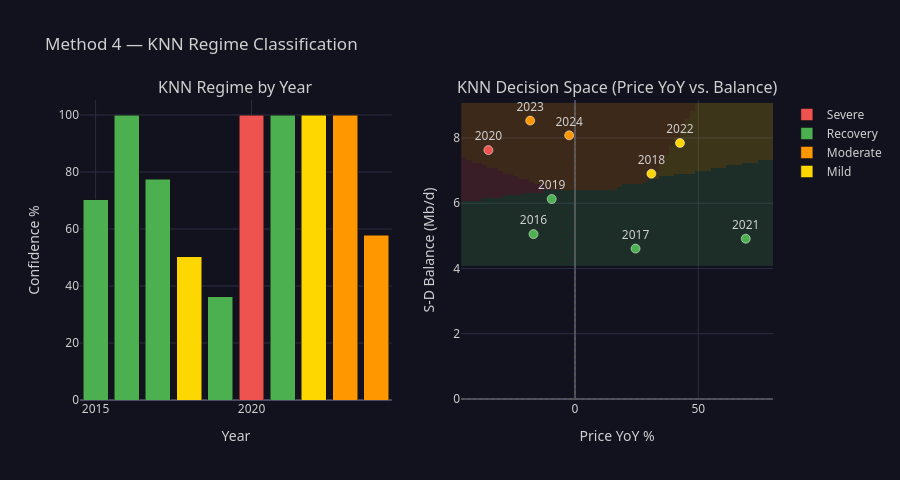

Notebook cell for this chart:
### Code cell
fig = make_subplots(rows=1, cols=2,
                    subplot_titles=('KNN Regime by Year', 'KNN Decision Space (Price YoY vs. Balance)'),
                    horizontal_spacing=0.1)

# ── Left: timeline coloured by regime ────────────────────────────────────────
for regime, grp in decomp.groupby('knn_label'):
    fig.add_trace(go.Bar(
        x=grp['year'], y=grp['knn_prob'] * 100,
        name=regime,
        marker_color=REGIME_COLORS.get(regime, '#aaa'),
        hovertemplate='%{x}: <b>' + regime + '</b><br>Confidence: %{y:.0f}%<extra></extra>',
    ), row=1, col=1)

# ── Right: 2D decision space ──────────────────────────────────────────────────
# Background mesh
px_range = np.linspace(decomp['price_yoy'].min()-10, decomp['price_yoy'].max()+10, 60)
pb_range = np.linspace(decomp['balance_mbd'].min()-0.5, decomp['balance_mbd'].max()+0.5, 60)
xx, yy = np.meshgrid(px_range, pb_range)
avg_p3 = decomp['price_vs_3yr'].mean()
mesh_X = np.c_[xx.ravel(), yy.ravel(), np.full(xx.size, avg_p3)]
mesh_Z = knn.predict(scaler.transform(mesh_X)).reshape(xx.shape)

fig.add_trace(go.Heatmap(
    x=px_range, y=pb_range, z=mesh_Z,
    colorscale=[[0,'rgba(255,215,0,0.18)'],[0.33,'rgba(255,152,0,0.18)'],
                [0.67,'rgba(239,83,80,0.18)'],[1,'rgba(76,175,80,0.18)']],
    showscale=False, hoverinfo='skip',
), row=1, col=2)

# Actual data points
for _, row in decomp.iterrows():
    if pd.isna(row['price_yoy']): continue
    fig.add_trace(go.Scatter(
        x=[row['price_yoy']], y=[row['balance_mbd']],
        mode='markers+text',
        text=[str(int(row['year']))],
        textposition='top center',
        marker=dict(color=REGIME_COLORS.get(row['knn_label'],'#aaa'), size=9,
                    line=dict(color='white', width=0.5)),
        showlegend=False,
        hovertemplate=f"<b>{int(row['year'])}</b> — {row['knn_label']}<br>Price YoY: %{{x:.1f}}%<br>Balance: %{{y:+.2f}} Mb/d<extra></extra>",
    ), row=1, col=2)

fig.add_hline(y=0, line=dict(color='#555', dash='dot'), row=1, col=2)
fig.add_vline(x=0, line=dict(color='#555', dash='dot'), row=1, col=2)

fig.update_layout(**DARK, height=480, barmode='stack',
                  title='Method 4 — KNN Regime Classification')
fig.update_xaxes(**AXIS)
fig.update_yaxes(**AXIS)
fig.update_xaxes(title_text='Year', row=1, col=1)
fig.update_yaxes(title_text='Confidence %', row=1, col=1)
fig.update_xaxes(title_text='Price YoY %', row=1, col=2)
fig.update_yaxes(title_text='S-D Balance (Mb/d)', row=1, col=2)
fig.show()

### Figure 1 — Plotly figure (JSON) as saved in the notebook; plotly's stock layout.template omitted (floating-point values rounded to 4 significant figures; data arrays with more than 128 entries replaced by an {"elided": "..."} marker saying what was removed)
{"data": [{"hovertemplate": "%{x}: <b>Mild</b><br>Confidence: %{y:.0f}%<extra></extra>", "marker": {"color": "#FFD700"}, "name": "Mild", "type": "bar", "x": [2018, 2022], "xaxis": "x", "y": [50.21, 100.0], "yaxis": "y"}, {"hovertemplate": "%{x}: <b>Moderate</b><br>Confidence: %{y:.0f}%<extra></extra>", "marker": {"color": "#FF9800"}, "name": "Moderate", "type": "bar", "x": [2023, 2024], "xaxis": "x", "y": [100.0, 57.89], "yaxis": "y"}, {"hovertemplate": "%{x}: <b>Recovery</b><br>Confidence: %{y:.0f}%<extra></extra>", "marker": {"color": "#4CAF50"}, "name": "Recovery", "type": "bar", "x": [2015, 2016, 2017, 2019, 2021], "xaxis": "x", "y": [70.31, 100.0, 77.54, 36.15, 100.0], "yaxis": "y"}, {"hovertemplate": "%{x}: <b>Severe</b><br>Confidence: %{y:.0f}%<extra></extra>", "marker": {"color": "#EF5350"}, "name": "Severe", "type": "bar", "x": [2020], "xaxis": "x", "y": [100.0], "yaxis": "y"}, {"colorscale": [[0, "rgba(255,215,0,0.18)"], [0.33, "rgba(255,152,0,0.18)"], [0.67, "rgba(239,83,80,0.18)"], [1, "rgba(76,175,80,0.18)"]], "hoverinfo": "skip", "showscale": false, "type": "heatmap", "x": [-45.11, -43.0, -40.89, -38.78, -36.68, -34.57, -32.46, -30.35, -28.25, -26.14, -24.03, -21.92, -19.81, -17.71, -15.6, -13.49, -11.38, -9.275, -7.168, -5.06, -2.952, -0.8443, 1.264, 3.371, 5.479, 7.587, 9.695, 11.8, 13.91, 16.02, 18.13, 20.23, 22.34, 24.45, 26.56, 28.66, 30.77, 32.88, 34.99, 37.1, 39.2, 41.31, 43.42, 45.53, 47.64, 49.74, 51.85, 53.96, 56.07, 58.17, 60.28, 62.39, 64.5, 66.61, 68.71, 70.82, 72.93, 75.04, 77.14, 79.25], "xaxis": "x2", "y": [4.109, 4.192, 4.275, 4.359, 4.442, 4.526, 4.609, 4.693, 4.776, 4.859, 4.943, 5.026, 5.11, 5.193, 5.277, 5.36, 5.443, 5.527, 5.61, 5.694, 5.777, 5.86, 5.944, 6.027, 6.111, 6.194, 6.278, 6.361, 6.444, 6.528, 6.611, 6.695, 6.778, 6.862, 6.945, 7.028, 7.112, 7.195, 7.279, 7.362, 7.446, 7.529, 7.612, 7.696, 7.779, 7.863, 7.946, 8.029, 8.113, 8.196, 8.28, 8.363, 8.447, 8.53, 8.613, 8.697, 8.78, 8.864, 8.947, 9.031], "yaxis": "y2", "z": {"elided": "60x60 int values"}}, {"hovertemplate": "<b>2016</b> — Recovery<br>Price YoY: %{x:.1f}%<br>Balance: %{y:+.2f} Mb/d<extra></extra>", "marker": {"color": "#4CAF50", "line": {"color": "white", "width": 0.5}, "size": 9}, "mode": "markers+text", "showlegend": false, "text": ["2016"], "textposition": "top center", "type": "scatter", "x": [-16.81], "xaxis": "x2", "y": [5.053], "yaxis": "y2"}, {"hovertemplate": "<b>2017</b> — Recovery<br>Price YoY: %{x:.1f}%<br>Balance: %{y:+.2f} Mb/d<extra></extra>", "marker": {"color": "#4CAF50", "line": {"color": "white", "width": 0.5}, "size": 9}, "mode": "markers+text", "showlegend": false, "text": ["2017"], "textposition": "top center", "type": "scatter", "x": [24.57], "xaxis": "x2", "y": [4.609], "yaxis": "y2"}, {"hovertemplate": "<b>2018</b> — Mild<br>Price YoY: %{x:.1f}%<br>Balance: %{y:+.2f} Mb/d<extra></extra>", "marker": {"color": "#FFD700", "line": {"color": "white", "width": 0.5}, "size": 9}, "mode": "markers+text", "showlegend": false, "text": ["2018"], "textposition": "top center", "type": "scatter", "x": [30.99], "xaxis": "x2", "y": [6.903], "yaxis": "y2"}, {"hovertemplate": "<b>2019</b> — Recovery<br>Price YoY: %{x:.1f}%<br>Balance: %{y:+.2f} Mb/d<extra></extra>", "marker": {"color": "#4CAF50", "line": {"color": "white", "width": 0.5}, "size": 9}, "mode": "markers+text", "showlegend": false, "text": ["2019"], "textposition": "top center", "type": "scatter", "x": [-9.441], "xaxis": "x2", "y": [6.128], "yaxis": "y2"}, {"hovertemplate": "<b>2020</b> — Severe<br>Price YoY: %{x:.1f}%<br>Balance: %{y:+.2f} Mb/d<extra></extra>", "marker": {"color": "#EF5350", "line": {"color": "white", "width": 0.5}, "size": 9}, "mode": "markers+text", "showlegend": false, "text": ["2020"], "textposition": "top center", "type": "scatter", "x": [-35.11], "xaxis": "x2", "y": [7.627], "yaxis": "y2"}, {"hovertemplate": "<b>2021</b> — Recovery<br>Price YoY: %{x:.1f}%<br>Balance: %{y:+.2f} Mb/d<extra></extra>", "marker": {"color": "#4CAF50", "line": {"color": "white", "width": 0.5}, "size": 9}, "mode": "markers+text", "showlegend": false, "text": ["2021"], "textposition": "top center", "type": "scatter", "x": [69.25], "xaxis": "x2", "y": [4.912], "yaxis": "y2"}, {"hovertemplate": "<b>2022</b> — Mild<br>Price YoY: %{x:.1f}%<br>Balance: %{y:+.2f} Mb/d<extra></extra>", "marker": {"color": "#FFD700", "line": {"color": "white", "width": 0.5}, "size": 9}, "mode": "markers+text", "showlegend": false, "text": ["2022"], "textposition": "top center", "type": "scatter", "x": [42.59], "xaxis": "x2", "y": [7.845], "yaxis": "y2"}, {"hovertemplate": "<b>2023</b> — Moderate<br>Price YoY: %{x:.1f}%<br>Balance: %{y:+.2f} Mb/d<extra></extra>", "marker": {"color": "#FF9800", "line": {"color": "white", "width": 0.5}, "size": 9}, "mode": "markers+text", "showlegend": false, "text": ["2023"], "textposition": "top center", "type": "scatter", "x": [-18.17], "xaxis": "x2", "y": [8.531], "yaxis": "y2"}, {"hovertemplate": "<b>2024</b> — Moderate<br>Price YoY: %{x:.1f}%<br>Balance: %{y:+.2f} Mb/d<extra></extra>", "marker": {"color": "#FF9800", "line": {"color": "white", "width": 0.5}, "size": 9}, "mode": "markers+text", "showlegend": false, "text": ["2024"], "textposition": "top center", "type": "scatter", "x": [-2.355], "xaxis": "x2", "y": [8.08], "yaxis": "y2"}], "layout": {"annotations": [{"font": {"size": 16}, "showarrow": false, "text": "KNN Regime by Year", "x": 0.225, "xanchor": "center", "xref": "paper", "y": 1, "yanchor": "bottom", "yref": "paper"}, {"font": {"size": 16}, "showarrow": false, "text": "KNN Decision Space (Price YoY vs. Balance)", "x": 0.775, "xanchor": "center", "xref": "paper", "y": 1, "yanchor": "bottom", "yref": "paper"}], "barmode": "stack", "font": {"color": "#D0D0D0", "family": "Segoe UI, Arial"}, "height": 480, "paper_bgcolor": "#12121f", "plot_bgcolor": "#12121f", "shapes": [{"line": {"color": "#555", "dash": "dot"}, "type": "line", "x0": 0, "x1": 1, "xref": "x2 domain", "y0": 0, "y1": 0, "yref": "y2"}, {"line": {"color": "#555", "dash": "dot"}, "type": "line", "x0": 0, "x1": 0, "xref": "x2", "y0": 0, "y1": 1, "yref": "y2 domain"}], "title": {"text": "Method 4 — KNN Regime Classification"}, "xaxis": {"anchor": "y", "domain": [0, 0.45], "gridcolor": "#2c2c42", "title": {"text": "Year"}, "zerolinecolor": "#4a4a62"}, "xaxis2": {"anchor": "y2", "domain": [0.55, 1], "gridcolor": "#2c2c42", "title": {"text": "Price YoY %"}, "zerolinecolor": "#4a4a62"}, "yaxis": {"anchor": "x", "domain": [0, 1], "gridcolor": "#2c2c42", "title": {"text": "Confidence %"}, "zerolinecolor": "#4a4a62"}, "yaxis2": {"anchor": "x2", "domain": [0, 1], "gridcolor": "#2c2c42", "title": {"text": "S-D Balance (Mb/d)"}, "zerolinecolor": "#4a4a62"}}}
